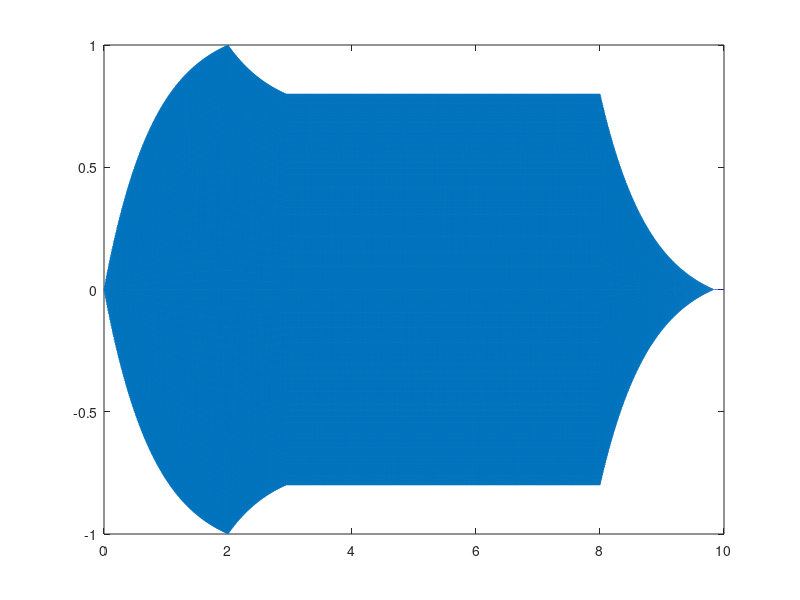

The MATLAB script that drew this image:
fs = 16e3;
N = 16e3*10;
f = 100;
t = [0:N];
x = sin(2*pi*f.*t/fs);
state = 0;
ampli = 1;
attackTime = 2;
decayTime = 2;
releaseTime = 2;
sustainLevel = 0.8;

targetRatio = 0.09;

% Calc Attack
b_att = exp(-log((1.0 + targetRatio) / targetRatio) / (attackTime*fs))
attackBase = (1.0 + targetRatio) * (1.0 - b_att)

% Calc Decay
b_dec = exp(-log((1 + targetRatio) / targetRatio) / (decayTime *fs))
decayBase = (sustainLevel-targetRatio) * (1-b_dec)

% Calc Release
b_rel = exp(-log((1 + targetRatio) / targetRatio) / (releaseTime *fs))
releaseBase = (-targetRatio) * (1-b_rel)


% Init states
state = 0;
b = b_att;
base = attackBase;
ADSR_STATE = 1;

% Run the envelope
for i=[1:N]
	% Output = signal * envelope
	x(i) = x(i) * state;
	env = base + state * b;
	
	% End of Attack STATE
	if(env>=1)
		ADSR_STATE =2;
		env = 1;
		b = b_dec;
		base = decayBase;
	end
	
	% End of Decay STATE
	if(ADSR_STATE == 2 && env<sustainLevel)
		ADSR_STATE =3;
		env = sustainLevel;
		b = 1;
		base = 0;
	end	

	% Start of Release STATE
	if(i>=fs*8)
		ADSR_STATE =4;
		b = b_rel;
		base = releaseBase;
	end
			
	if(env<=0)
	 	env = 0;
	end
	state = env;
end


figure(1)
plot(t/fs,x)
hold on;

hold off;